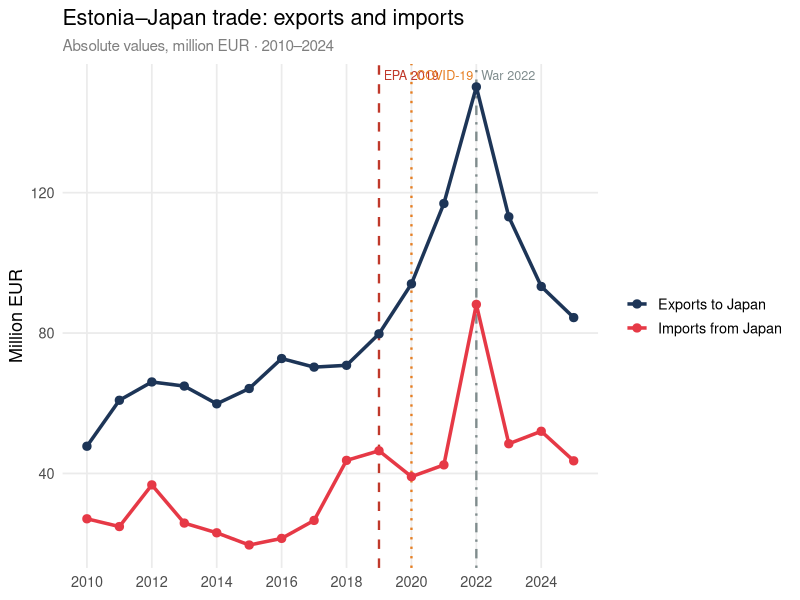
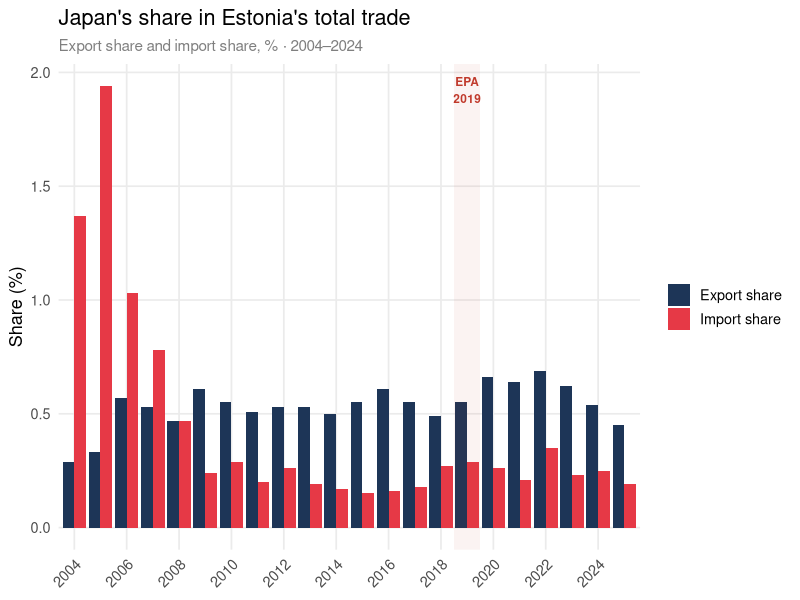
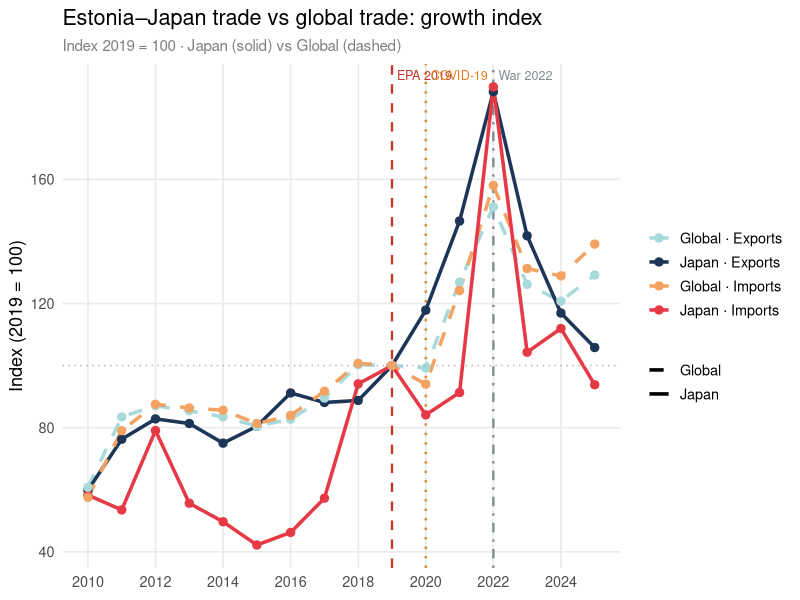

Recreate these plots in R, in order.
# PURPOSE : Estonia ↔ Japan bilateral trade overview (VKK32 level)
#           Three plots + JSON export for HTML dashboard
#
# SOURCE  : clean_data/VKK32_export_import_japan.xlsx
#           clean_data/VKK32_global_import_export.xlsx
#
# OUTPUT  : data/japan_trade.json

library(readxl)
library(dplyr)
library(tidyr)
library(ggplot2)
library(scales)
library(jsonlite)

# SHARED EVENT MARKERS

event_lines <- list(
  geom_vline(xintercept = 2019, linetype = "dashed",  color = "#c0392b", linewidth = 0.8),
  geom_vline(xintercept = 2020, linetype = "dotted",  color = "#e67e22", linewidth = 0.8),
  geom_vline(xintercept = 2022, linetype = "dotdash", color = "#7f8c8d", linewidth = 0.8),
  annotate("text", x = 2019.15, y = Inf, label = "EPA 2019",  hjust = 0, vjust = 1.6, color = "#c0392b", size = 3.2),
  annotate("text", x = 2020.15, y = Inf, label = "COVID-19",  hjust = 0, vjust = 1.6, color = "#e67e22", size = 3.2),
  annotate("text", x = 2022.15, y = Inf, label = "War 2022",  hjust = 0, vjust = 1.6, color = "#7f8c8d", size = 3.2)
)

theme_trade <- theme_minimal(base_size = 13) +
  theme(legend.position  = "right",
        panel.grid.minor = element_blank(),
        plot.subtitle    = element_text(color = "grey50", size = 11))

# LOAD DATA

df_japan <- read_excel(
  "clean_data/VKK32_export_import_japan.xlsx",
  sheet = "TRD_VAL"
) %>%
  mutate(
    year                        = as.integer(year),
    export_to_japan_eur         = as.numeric(export_to_japan_eur),
    import_from_japan_eur       = as.numeric(import_from_japan_eur),
    share_of_export_for_estonia = as.numeric(share_of_export_for_estonia),
    share_of_import_for_estonia = as.numeric(share_of_import_for_estonia)
  )

df_global <- read_excel(
  "clean_data/VKK32_global_import_export.xlsx",
  sheet = "TRD_VAL"
) %>%
  mutate(
    year          = as.integer(year),
    export_global = as.numeric(export_global),
    import_global = as.numeric(import_global)
  )

# PLOT 1 — Absolute exports & imports to/from Japan, M€

df_abs <- df_japan %>%
  select(year, export_to_japan_eur, import_from_japan_eur) %>%
  pivot_longer(
    cols      = c(export_to_japan_eur, import_from_japan_eur),
    names_to  = "type",
    values_to = "value"
  ) %>%
  mutate(type = recode(type,
                       "export_to_japan_eur"   = "Exports to Japan",
                       "import_from_japan_eur" = "Imports from Japan"
  ))

p1 <- ggplot(
  df_abs %>% filter(year >= 2010),
  aes(x = year, y = value / 1e6, color = type)
) +
  event_lines +
  geom_line(linewidth = 1.2) +
  geom_point(size = 2.5) +
  scale_color_manual(
    values = c("Exports to Japan" = "#1D3557", "Imports from Japan" = "#E63946"),
    name   = NULL
  ) +
  scale_x_continuous(breaks = seq(2010, 2024, 2)) +
  scale_y_continuous(labels = comma) +
  labs(
    title    = "Estonia–Japan trade: exports and imports",
    subtitle = "Absolute values, million EUR · 2010–2024",
    x        = NULL,
    y        = "Million EUR"
  ) +
  theme_trade

print(p1)

# PLOT 2 — Japan's share in Estonia's total trade, %

df_share <- df_japan %>%
  select(year, share_of_export_for_estonia, share_of_import_for_estonia) %>%
  pivot_longer(
    cols      = c(share_of_export_for_estonia, share_of_import_for_estonia),
    names_to  = "type",
    values_to = "value"
  ) %>%
  mutate(type = recode(type,
                       "share_of_export_for_estonia" = "Export share",
                       "share_of_import_for_estonia" = "Import share"
  ))

p2 <- ggplot(
  df_share,
  aes(x = factor(year), y = value, fill = type)
) +
  geom_col(position = "dodge") +
  annotate("rect", xmin = 15.5, xmax = 16.5, ymin = -Inf, ymax = Inf,
           fill = "#c0392b", alpha = 0.06) +
  annotate("text", x = 16, y = Inf, label = "EPA\n2019",
           vjust = 1.5, color = "#c0392b", size = 3, fontface = "bold") +
  scale_fill_manual(
    values = c("Export share" = "#1D3557", "Import share" = "#E63946"),
    name   = NULL
  ) +
  scale_x_discrete(breaks = as.character(seq(2004, 2024, 2))) +
  labs(
    title    = "Japan's share in Estonia's total trade",
    subtitle = "Export share and import share, % · 2004–2024",
    x        = NULL,
    y        = "Share (%)"
  ) +
  theme_trade +
  theme(axis.text.x = element_text(angle = 45, hjust = 1))

print(p2)

# PLOT 3 — Growth index vs global (2019 = 100)

df_jp_long <- df_japan %>%
  select(year, export_to_japan_eur, import_from_japan_eur) %>%
  pivot_longer(
    cols      = c(export_to_japan_eur, import_from_japan_eur),
    names_to  = "type",
    values_to = "value"
  ) %>%
  mutate(
    type   = recode(type,
                    "export_to_japan_eur"   = "Exports",
                    "import_from_japan_eur" = "Imports"
    ),
    region = "Japan"
  )

df_gl_long <- df_global %>%
  select(year, export_global, import_global) %>%
  pivot_longer(
    cols      = c(export_global, import_global),
    names_to  = "type",
    values_to = "value"
  ) %>%
  mutate(
    type   = recode(type,
                    "export_global" = "Exports",
                    "import_global" = "Imports"
    ),
    region = "Global"
  )

df_index <- bind_rows(df_jp_long, df_gl_long) %>%
  group_by(region, type) %>%
  mutate(
    base  = value[year == 2019],
    index = value / base * 100
  ) %>%
  ungroup() %>%
  mutate(series = interaction(region, type, sep = " · "))

colors_index <- c(
  "Japan · Exports"  = "#1D3557",
  "Japan · Imports"  = "#E63946",
  "Global · Exports" = "#A8DADC",
  "Global · Imports" = "#F4A261"
)

p3 <- ggplot(
  df_index %>% filter(year >= 2010),
  aes(x = year, y = index, color = series, linetype = region)
) +
  event_lines +
  geom_line(linewidth = 1.2) +
  geom_point(size = 2.5) +
  geom_hline(yintercept = 100, linetype = "dotted", color = "grey70") +
  scale_color_manual(values = colors_index, name = NULL) +
  scale_linetype_manual(
    values = c("Japan" = "solid", "Global" = "dashed"),
    name   = NULL
  ) +
  scale_x_continuous(breaks = seq(2010, 2024, 2)) +
  scale_y_continuous(labels = comma) +
  labs(
    title    = "Estonia–Japan trade vs global trade: growth index",
    subtitle = "Index 2019 = 100 · Japan (solid) vs Global (dashed)",
    x        = NULL,
    y        = "Index (2019 = 100)"
  ) +
  theme_trade

print(p3)

# JSON EXPORT — runs after all plots
# Output: data/japan_trade.json

dir.create("data", showWarnings = FALSE)

japan_json <- list(
  
  # Bilateral trade absolute values (M€)
  bilateral = df_japan %>%
    filter(year >= 2010, year <= 2024) %>%
    transmute(
      year     = year,
      exports  = round(export_to_japan_eur  / 1e6, 2),
      imports  = round(import_from_japan_eur / 1e6, 2),
      balance  = round((export_to_japan_eur - import_from_japan_eur) / 1e6, 2),
      shareExp = round(share_of_export_for_estonia, 3),
      shareImp = round(share_of_import_for_estonia, 3)
    ),
  
  # Growth index vs global (2019 = 100)
  index = df_index %>%
    filter(year >= 2010, year <= 2024) %>%
    transmute(
      year   = year,
      series = as.character(series),
      index  = round(index, 1)
    )
)

write_json(japan_json, "data/japan_trade.json", pretty = TRUE, auto_unbox = TRUE)
message("✓ data/japan_trade.json written")
